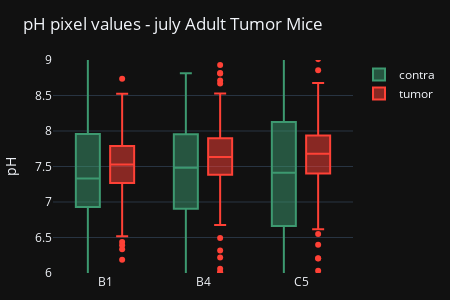

Notebook source saved alongside this figure:
### Code cell
import plotly.graph_objects as go

fig = go.Figure()

# fig.add_trace(go.Box(
#     y=np.hstack((flattened_ph_dicts[0]['whole'], flattened_ph_dicts[1]['whole'])),
#     x=np.hstack((len(flattened_ph_dicts[0]['whole'])*['july 8'], len(flattened_ph_dicts[1]['whole'])*['july 15'])),
#     name='whole',
#     marker_color='#FF851B',
# ))

fig.add_trace(go.Box(
    y=np.hstack((flattened_ph_dicts[0]['contra'], flattened_ph_dicts[1]['contra'], flattened_ph_dicts[2]['contra'])),
    x=np.hstack((len(flattened_ph_dicts[0]['contra'])*['B1'], len(flattened_ph_dicts[1]['contra'])*['B4'],  len(flattened_ph_dicts[2]['contra'])*['C5'])),
    name='contra',
    marker_color='#3D9970',
))

fig.add_trace(go.Box(
    y=np.hstack((flattened_ph_dicts[0]['tumor'], flattened_ph_dicts[1]['tumor'], flattened_ph_dicts[2]['tumor'])),
    x=np.hstack((len(flattened_ph_dicts[0]['tumor'])*['B1'], len(flattened_ph_dicts[1]['tumor'])*['B4'], len(flattened_ph_dicts[2]['tumor'])*['C5'])),
    name='tumor',
    marker_color='#FF4136',
))

fig.update_layout(
    yaxis_title='pH',
    boxmode='group', # group together boxes of the different traces for each value of x,
    yaxis=dict(range=[6, 9]),  # Set y-axis limits
    width=450,
    height=300,
    margin=dict(l=20, r=40, t=60, b=10),  # Adjust top and bottom margins
    title=f'pH pixel values - {date} Adult Tumor Mice'
)
fig.show()

# Save to PNG file (requires kaleido)
pio.write_image(fig, os.path.join(save_path, 'ph_boxplot.jpeg'))

### Figure 1 — Plotly figure (JSON) as saved in the notebook; plotly's stock layout.template omitted (floating-point values rounded to 4 significant figures; data arrays with more than 128 entries replaced by an {"elided": "..."} marker saying what was removed)
{"data": [{"marker": {"color": "#3D9970"}, "name": "contra", "x": {"elided": "271 str values"}, "y": {"elided": "271 float values"}, "type": "box"}, {"marker": {"color": "#FF4136"}, "name": "tumor", "x": {"elided": "917 str values"}, "y": {"elided": "917 float values"}, "type": "box"}], "layout": {"yaxis": {"title": {"text": "pH"}, "range": [6, 9]}, "margin": {"l": 20, "r": 40, "t": 60, "b": 10}, "boxmode": "group", "width": 450, "height": 300, "title": {"text": "pH pixel values - july Adult Tumor Mice"}}}
